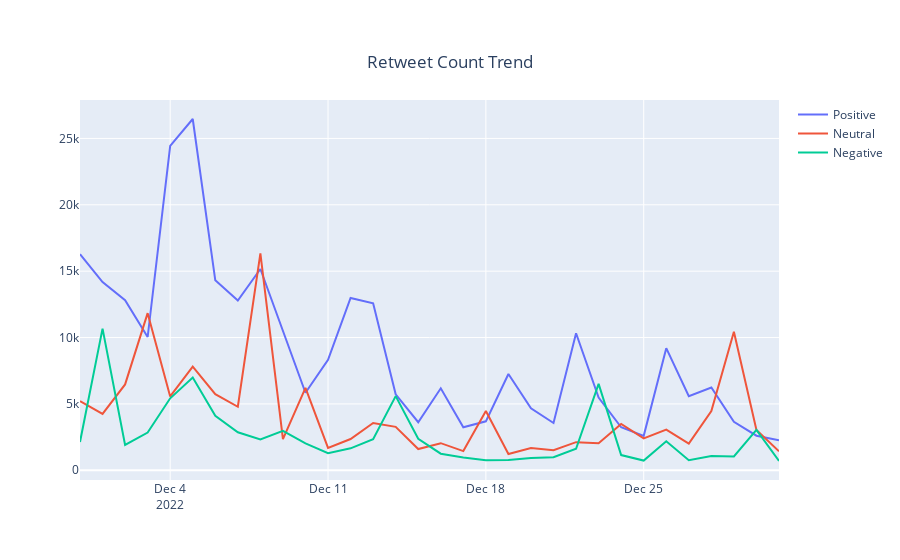

Source (notebook cell):
### Markdown cell above
Negative tweets gained more traction in terms of likes in the first few days of launch even though the number of negative tweets were the lowest in the same period.

### Code cell
fig=go.Figure()
fig.add_trace(go.Scatter(x=datadatepos.index,y=datadatepos['retweet_count'],name='Positive'))
fig.add_trace(go.Scatter(x=datadateneu.index,y=datadateneu['retweet_count'],name='Neutral'))
fig.add_trace(go.Scatter(x=datadateneg.index,y=datadateneg['retweet_count'],name='Negative'))
fig.update_layout(
    title={'text':"Retweet Count Trend",'y':0.9,
        'x':0.5,
        'xanchor': 'center',
        'yanchor': 'top'})
fig.show()
